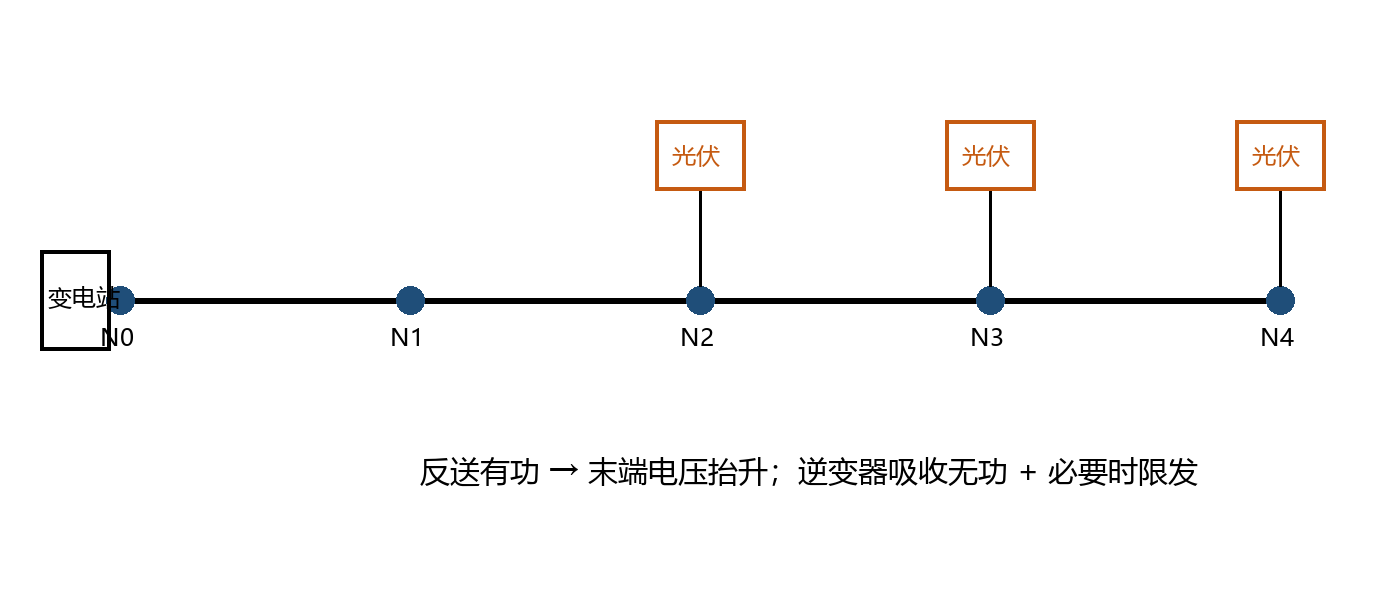
#> input picture .opencode/skills/docx/assets/report-example-fig.png, 1400 x 600 px
$ python replication_qa.py ../../docx/assets ../../docx/assets --output-dir out
#> lines starting #> are read from the running program, lines starting #| are printed output that depends on the picture; after the words box and inside, x2 and y2 are one past the last pixel; in counts of white or black regions, pixels touching at a corner belong together
### .opencode/skills/shared-technical-report-ppt-pipeline/scripts/visual_compare.py
#!/usr/bin/env python3
"""Align reference/candidate slide rasters and emit visual-difference evidence."""

from __future__ import annotations

import argparse
import json
from pathlib import Path

import numpy as np
from PIL import Image


def overlap(a: np.ndarray, b: np.ndarray, dx: int, dy: int) -> tuple[np.ndarray, np.ndarray]:
    height, width = a.shape[:2]
    ax0, ax1 = max(0, dx), min(width, width + dx)
    ay0, ay1 = max(0, dy), min(height, height + dy)
    bx0, bx1 = max(0, -dx), min(width, width - dx)
    by0, by1 = max(0, -dy), min(height, height - dy)
    return a[ay0:ay1, ax0:ax1], b[by0:by1, bx0:bx1]


def align(reference: np.ndarray, candidate: np.ndarray, max_shift: int) -> tuple[int, int]:
    ref_gray = reference.mean(axis=2)
    can_gray = candidate.mean(axis=2)
    scale = max(1, int(max(reference.shape[:2]) / 420))
    ref_small = ref_gray[::scale, ::scale]
    can_small = can_gray[::scale, ::scale]
    limit = max(0, int(round(max_shift / scale)))
    best = (float("inf"), 0, 0)
    for dy in range(-limit, limit + 1):
        for dx in range(-limit, limit + 1):
            a, b = overlap(ref_small, can_small, dx, dy)
            if a.size == 0:
                continue
            score = float(np.mean(np.abs(a - b)))
            if score < best[0]:
                best = (score, dx, dy)
    return best[1] * scale, best[2] * scale


def edge_mask(rgb: np.ndarray, threshold: float = 24.0) -> np.ndarray:
    gray = rgb.mean(axis=2)
    gx = np.zeros_like(gray)
    gy = np.zeros_like(gray)
    gx[:, 1:] = np.abs(gray[:, 1:] - gray[:, :-1])
    gy[1:, :] = np.abs(gray[1:, :] - gray[:-1, :])
    return np.maximum(gx, gy) >= threshold


def dilate(mask: np.ndarray) -> np.ndarray:
    result = mask.copy()
    for dy in (-1, 0, 1):
        for dx in (-1, 0, 1):
            result |= np.roll(np.roll(mask, dy, axis=0), dx, axis=1)
    return result


def edge_f1(reference: np.ndarray, candidate: np.ndarray) -> float:
    ref = edge_mask(reference)
    can = edge_mask(candidate)
    matched_ref = ref & dilate(can)
    matched_can = can & dilate(ref)
    recall = matched_ref.sum() / max(1, ref.sum())
    precision = matched_can.sum() / max(1, can.sum())
    return float(2 * precision * recall / max(1e-9, precision + recall))


def compare(reference_path: Path, candidate_path: Path, output_dir: Path, args: argparse.Namespace) -> dict:
    reference_image = Image.open(reference_path).convert("RGB")
    candidate_image = Image.open(candidate_path).convert("RGB")
    if candidate_image.size != reference_image.size:
        candidate_image = candidate_image.resize(reference_image.size, Image.Resampling.LANCZOS)
    reference = np.asarray(reference_image, dtype=np.float32)
    candidate = np.asarray(candidate_image, dtype=np.float32)
    dx, dy = align(reference, candidate, args.max_shift)
    ref_crop, can_crop = overlap(reference, candidate, dx, dy)
    delta = np.abs(ref_crop - can_crop)
    mae = float(delta.mean() / 255.0)
    rmse = float(np.sqrt(np.mean((ref_crop - can_crop) ** 2)) / 255.0)
    mismatch = float((delta.max(axis=2) >= args.pixel_delta).mean())
    f1 = edge_f1(ref_crop, can_crop)

    height, width = ref_crop.shape[:2]
    regions = []
    for row in range(args.grid_rows):
        for col in range(args.grid_cols):
            y0, y1 = row * height // args.grid_rows, (row + 1) * height // args.grid_rows
            x0, x1 = col * width // args.grid_cols, (col + 1) * width // args.grid_cols
            value = float(delta[y0:y1, x0:x1].mean() / 255.0)
            regions.append({"row": row, "column": col, "mae": round(value, 6)})
    worst = sorted(regions, key=lambda item: -item["mae"])[:5]
    passed = mae <= args.max_mae and mismatch <= args.max_mismatch and f1 >= args.min_edge_f1
    record = {
        "schemaVersion": "slide-visual-comparison.v1",
        "reference": str(reference_path.resolve()),
        "candidate": str(candidate_path.resolve()),
        "referenceSize": reference_image.size,
        "candidateResizedToReference": candidate_image.size,
        "alignment": {"candidateDxPx": dx, "candidateDyPx": dy},
        "metrics": {
            "normalizedMAE": round(mae, 6),
            "normalizedRMSE": round(rmse, 6),
            "mismatchRatio": round(mismatch, 6),
            "edgeF1": round(f1, 6),
        },
        "thresholds": {
            "maxMAE": args.max_mae,
            "maxMismatchRatio": args.max_mismatch,
            "minEdgeF1": args.min_edge_f1,
            "pixelDelta": args.pixel_delta,
        },
        "worstGridRegions": worst,
        "passed": passed,
    }
    output_dir.mkdir(parents=True, exist_ok=True)
    stem = candidate_path.stem
    full_delta = np.abs(reference - candidate).mean(axis=2) / 255.0
    heat = np.zeros((*full_delta.shape, 3), dtype=np.uint8)
    heat[..., 0] = np.clip(full_delta * 700, 0, 255).astype(np.uint8)
    heat[..., 1] = np.clip((1 - full_delta) * 80, 0, 80).astype(np.uint8)
    overlay = (np.asarray(reference_image, dtype=np.float32) * 0.5 + np.asarray(candidate_image, dtype=np.float32) * 0.5).astype(np.uint8)
    Image.fromarray(heat).save(output_dir / f"{stem}.diff.png")
    Image.fromarray(overlay).save(output_dir / f"{stem}.overlay.png")
    (output_dir / f"{stem}.comparison.json").write_text(
        json.dumps(record, ensure_ascii=False, indent=2) + "\n", encoding="utf-8"
    )
    return record


# [17 lines left out: function main, not called in this run]


# [2 lines that do not run on import are left out]

### .opencode/skills/shared-technical-report-ppt-pipeline/scripts/replication_qa.py
#!/usr/bin/env python3
"""Run visual comparison for a complete ordered reference/candidate slide set."""

from __future__ import annotations

import argparse
import json
import re
from pathlib import Path

from PIL import Image, ImageDraw

import visual_compare


def natural_key(path: Path) -> list[object]:
    return [int(part) if part.isdigit() else part.casefold() for part in re.split(r"(\d+)", path.name)]


def image_files(directory: Path) -> list[Path]:
    allowed = {".png", ".jpg", ".jpeg", ".webp"}
    return sorted((path for path in directory.iterdir() if path.suffix.casefold() in allowed), key=natural_key)


def contact_sheet(pairs: list[tuple[Path, Path, Path]], output: Path) -> None:
    cell_w, cell_h, label_h, gap = 360, 203, 26, 12
    canvas = Image.new("RGB", (cell_w * 3 + gap * 4, (cell_h + label_h + gap) * len(pairs) + gap), "white")
    draw = ImageDraw.Draw(canvas)
    labels = ("Reference", "Candidate", "Difference")
    for row, triple in enumerate(pairs):
        y = gap + row * (cell_h + label_h + gap)
        for col, path in enumerate(triple):
            x = gap + col * (cell_w + gap)
            image = Image.open(path).convert("RGB")
            image.thumbnail((cell_w, cell_h), Image.Resampling.LANCZOS)
            px = x + (cell_w - image.width) // 2
            py = y + label_h + (cell_h - image.height) // 2
            canvas.paste(image, (px, py))
            draw.text((x + 4, y + 4), f"{row + 1:02d} {labels[col]}", fill="black")
    output.parent.mkdir(parents=True, exist_ok=True)
    canvas.save(output)


def main() -> None:
    parser = argparse.ArgumentParser()
    parser.add_argument("reference_dir", type=Path)
    parser.add_argument("candidate_dir", type=Path)
    parser.add_argument("--output-dir", required=True, type=Path)
    parser.add_argument("--max-shift", type=int, default=10)
    parser.add_argument("--pixel-delta", type=float, default=18.0)
    parser.add_argument("--max-mae", type=float, default=0.12)
    parser.add_argument("--max-mismatch", type=float, default=0.34)
    parser.add_argument("--min-edge-f1", type=float, default=0.62)
    parser.add_argument("--grid-cols", type=int, default=6)
    parser.add_argument("--grid-rows", type=int, default=4)
    args = parser.parse_args()
    references = image_files(args.reference_dir.resolve())
    candidates = image_files(args.candidate_dir.resolve())
    if len(references) != len(candidates):
        raise SystemExit(f"slide-count mismatch: {len(references)} references, {len(candidates)} candidates")
    output_dir = args.output_dir.resolve()
    output_dir.mkdir(parents=True, exist_ok=True)
    records = []
    sheet_pairs = []
    for index, (reference, candidate) in enumerate(zip(references, candidates), start=1):
        slide_dir = output_dir / f"slide-{index:02d}"
        record = visual_compare.compare(reference, candidate, slide_dir, args)
#> in compare, reference_image is the input picture: PIL image 1400x600 RGB; mean R, G, B 248.9, 248.5, 248.3
#> in align, `ref_small = ref_gray[::scale, ::scale]`:
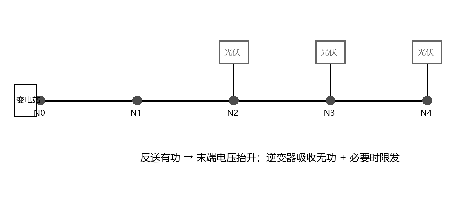
#> ref_small: shape (200, 467) float32; min 0, max 255, mean 248.6
#> the loop in align, `for dy in range(-limit, limit + 1):` made 7 passes
#> after the loop in align, `for dy in range(-limit, limit + 1):`: best = (0, 0, 0)
#> in compare, `dx, dy = align(reference, candidate, args.max_shift)`: dx = 0
#> in edge_mask, `gy[1:, :] = np.abs(gray[1:, :] - gray[:-1, :])`:
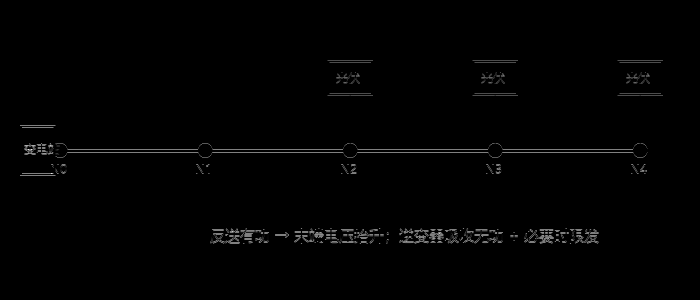
#> gy: shape (600, 1400) float32 (shown at 1/2 size); min 0, max 255, mean 2.3
#> in edge_mask, `return np.maximum(gx, gy) >= threshold`:
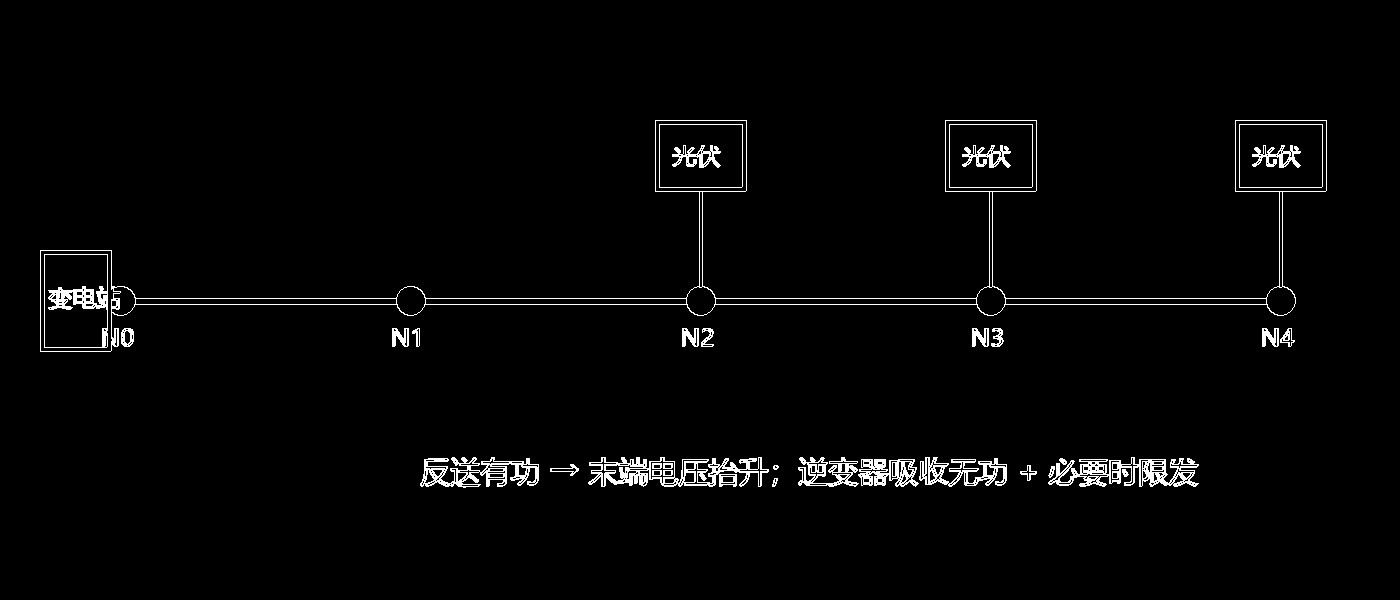
#> returned value: shape (600, 1400) bool; 2.3% white in thin lines or dots, all inside (x1, y1, x2, y2) = (40, 120, 1327, 488)
#> after the loop in dilate, `for dy in (-1, 0, 1):`:
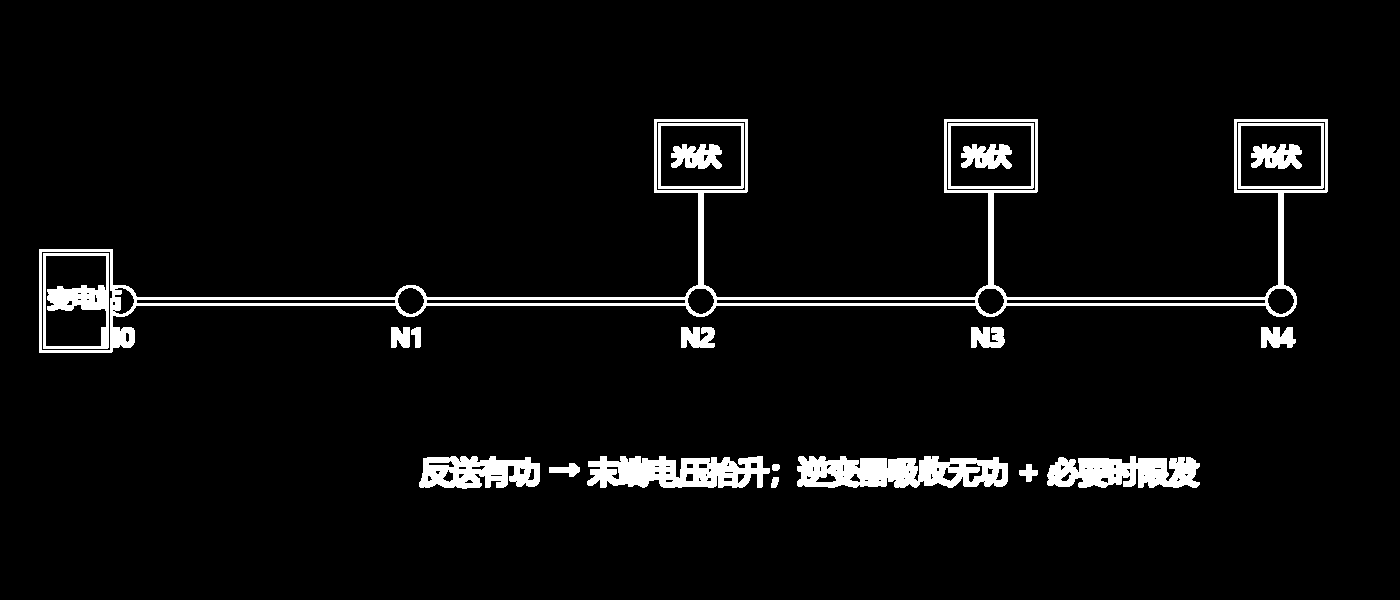
#> result: shape (600, 1400) bool; 4.8% white; 21 white regions, largest, box (x1, y1, x2, y2) and area: (39, 119, 1328, 353) 13908, (797, 456, 1008, 488) 5144, (587, 456, 770, 488) 4276
#> in edge_f1, `recall = matched_ref.sum() / max(1, ref.sum())`: recall = 1
#> after the loop in compare, `for row in range(args.grid_rows):`: regions = 24 items
#> in compare, `worst = sorted(regions, key=lambda item: -item["mae"])[:5]`: worst = 5 items
#> in compare, `passed = mae <= args.max_mae and mismatch <= args.max_mismatch and f1 ..`: passed = True
#> in compare, `heat[..., 1] = np.clip((1 - full_delta) * 80, 0, 80).astype(np.uint8)`:
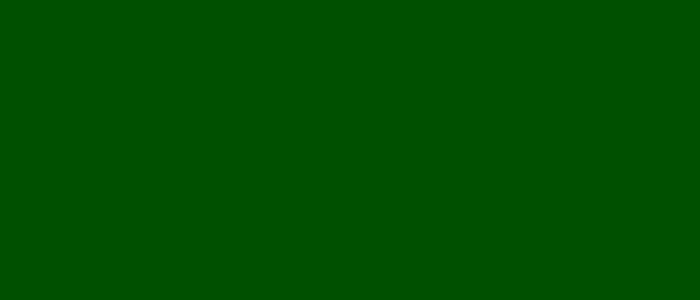
#> heat: shape (600, 1400, 3) (shown at 1/2 size); mean of channels 0, 1, 2 0, 80, 0; drawn as R, G, B
#> record = 10 items
        record["slide"] = index
        records.append(record)
        sheet_pairs.append((reference, candidate, slide_dir / f"{candidate.stem}.diff.png"))
    summary = {
        "schemaVersion": "replication-qa.v1",
        "slideCount": len(records),
        "passed": all(record["passed"] for record in records),
        "failedSlides": [record["slide"] for record in records if not record["passed"]],
        "meanMAE": sum(record["metrics"]["normalizedMAE"] for record in records) / max(1, len(records)),
        "meanEdgeF1": sum(record["metrics"]["edgeF1"] for record in records) / max(1, len(records)),
        "slides": records,
    }
    (output_dir / "replication-qa.json").write_text(
        json.dumps(summary, ensure_ascii=False, indent=2) + "\n", encoding="utf-8"
    )
    contact_sheet(sheet_pairs, output_dir / "comparison-contact-sheet.png")
#> in contact_sheet, `canvas.paste(image, (px, py))`:
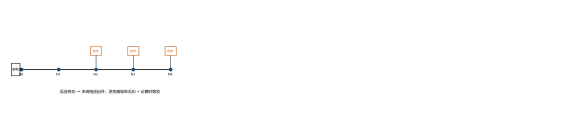
#> canvas: PIL image 1128x253 RGB (shown at 1/2 size); mean R, G, B 253.7, 253.7, 253.6
#> in contact_sheet, `canvas.save(output)`:
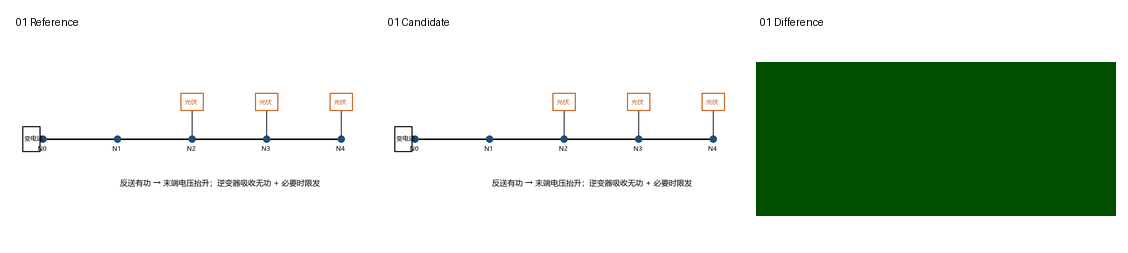
#> saved as comparison-contact-sheet.png: PIL image 1128x253 RGB; mean R, G, B 202.6, 217.9, 202.3
    print(output_dir / "replication-qa.json")
    if not summary["passed"]:
        raise SystemExit(1)


if __name__ == "__main__":
    main()

$ run again, on .opencode/skills/shared-technical-report-ppt-pipeline/assets/green-style-reference/contact-sheet.png
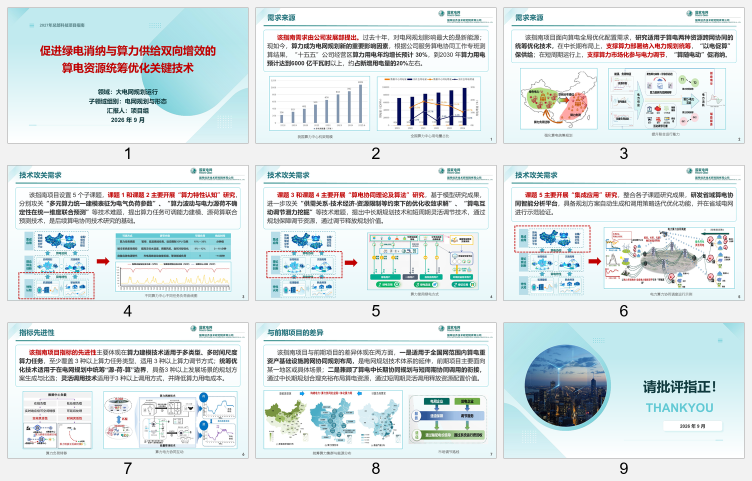
#> input picture .opencode/skills/shared-technical-report-ppt-pipeline/assets/green-style-reference/contact-sheet.png, 1504 x 961 px (shown at 1/2 size)
#> in compare, reference_image is the input picture: PIL image 1504x961 RGB; mean R, G, B 219.9, 228.5, 230.1
#> the loop in align, `for dy in range(-limit, limit + 1):` made 7 passes
#> after the loop in align, `for dy in range(-limit, limit + 1):`: best = (0, 0, 0)
#> dx = 0
#> delta: shape (961, 1504, 3) float32; every value is 0
#> after the loop in dilate, `for dy in (-1, 0, 1):`:
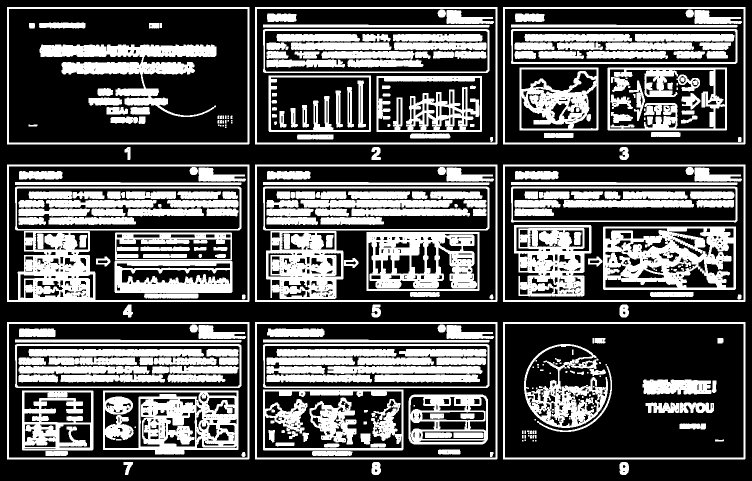
#> result: shape (961, 1504) bool (shown at 1/2 size); 35% white; 348 white regions (60 under 20 px), largest, box (x1, y1, x2, y2) and area: (1206, 453, 1472, 580) 20819, (206, 781, 477, 909) 20609, (14, 329, 499, 604) 19701
#> recall = 1
#> after the loop in compare, `for row in range(args.grid_rows):`: regions = 24 items
#> worst = 5 items
#> passed = True
#> full_delta: shape (961, 1504) float32; every value is 0
#> record = 10 items
#> in contact_sheet, `canvas.save(output)`:
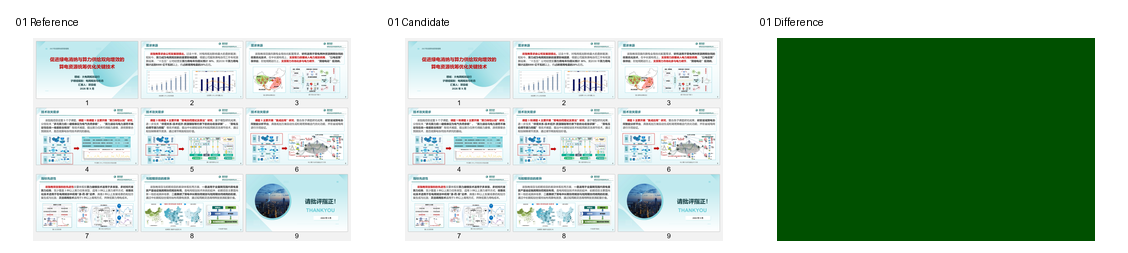
#> saved as comparison-contact-sheet.png: PIL image 1128x253 RGB; mean R, G, B 181, 203, 185.6
